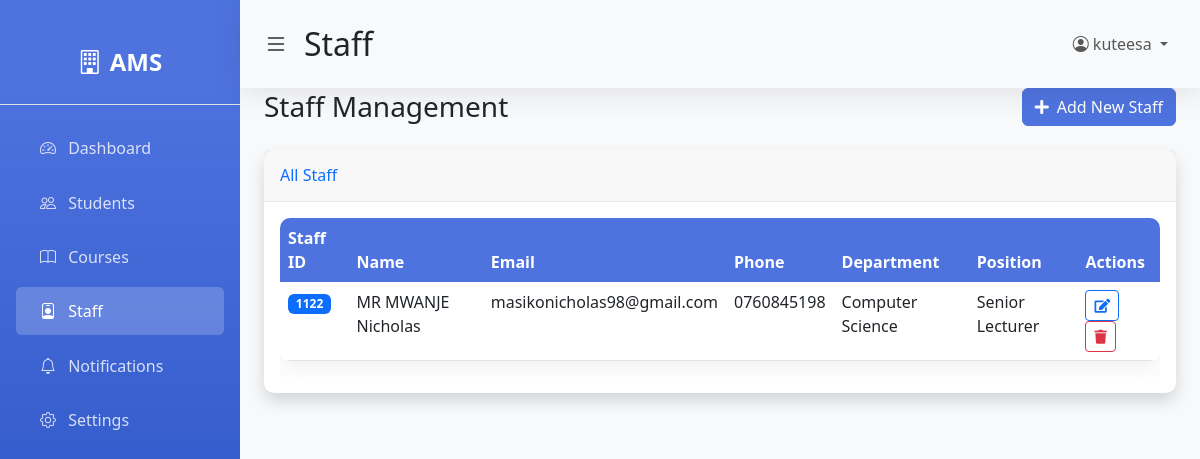
The app's page /staff.php (signed in) with its own data.
### tables this page shows
CREATE TABLE IF NOT EXISTS `staff` (
  `id` int NOT NULL AUTO_INCREMENT,
  `staff_id` varchar(20) NOT NULL,
  `user_id` int DEFAULT NULL,
  `first_name` varchar(50) NOT NULL,
  `last_name` varchar(50) NOT NULL,
  `gender` enum('Male','Female','Other') NOT NULL,
  `date_of_birth` date DEFAULT NULL,
  `email` varchar(100) DEFAULT NULL,
  `phone` varchar(20) DEFAULT NULL,
  `address` text,
  `department_id` int DEFAULT NULL,
  `position` varchar(100) DEFAULT NULL,
  `qualification` text,
  `date_joined` date DEFAULT NULL,
  `created_at` timestamp NULL DEFAULT CURRENT_TIMESTAMP,
  `updated_at` timestamp NULL DEFAULT CURRENT_TIMESTAMP ON UPDATE CURRENT_TIMESTAMP,
  PRIMARY KEY (`id`),
  UNIQUE KEY `staff_id` (`staff_id`),
  UNIQUE KEY `email` (`email`),
  KEY `user_id` (`user_id`),
  KEY `department_id` (`department_id`)
);

CREATE TABLE IF NOT EXISTS `departments` (
  `id` int NOT NULL AUTO_INCREMENT,
  `name` varchar(100) NOT NULL,
  `code` varchar(10) NOT NULL,
  `description` text,
  `created_at` timestamp NULL DEFAULT CURRENT_TIMESTAMP,
  PRIMARY KEY (`id`),
  UNIQUE KEY `code` (`code`)
);

### staff.php (the view, shortened to what this page needs)
<?php
$database = new Database();
$pdo = $database->getConnection();
$staff_stmt = $pdo->query("SELECT s.*, d.name as department_name FROM staff s LEFT JOIN departments d ON s.department_id = d.id ORDER BY s.first_name, s.last_name");
$staff_members = $staff_stmt->fetchAll();
?>
<!DOCTYPE html>
<html lang="en">
<head>
    <link href="https://cdn.jsdelivr.net/npm/bootstrap@5.3.0/dist/css/bootstrap.min.css" rel="stylesheet">
    <link rel="stylesheet" href="https://cdn.jsdelivr.net/npm/bootstrap-icons@1.10.0/font/bootstrap-icons.css">
    <link rel="stylesheet" href="https://cdnjs.cloudflare.com/ajax/libs/font-awesome/5.15.3/css/all.min.css">
    <link rel="stylesheet" href="assets/css/style.css">
</head>
<body>
    <div class="d-flex" id="wrapper">
        <div class="sidebar" id="sidebar-wrapper">
            <div class="sidebar-heading text-center py-4 fs-4 fw-bold text-uppercase border-bottom"><i class="bi bi-building me-2"></i>AMS</div>
            <div class="list-group list-group-flush my-3">
                <a href="dashboard.php" class="nav-link"><i class="bi bi-speedometer2"></i> Dashboard</a>
                <a href="students.php" class="nav-link"><i class="bi bi-people"></i> Students</a>
                <a href="courses.php" class="nav-link"><i class="bi bi-book"></i> Courses</a>
                <a href="staff.php" class="nav-link active"><i class="bi bi-person-badge"></i> Staff</a>
                <a href="notifications.php" class="nav-link"><i class="bi bi-bell"></i> Notifications</a>
                <a href="profile.php" class="nav-link"><i class="bi bi-gear"></i> Settings</a>
            </div>
        </div>
        <div id="page-content-wrapper">
            <nav class="navbar navbar-expand-lg navbar-light bg-transparent py-4 px-4">
                <div class="d-flex align-items-center">
                    <i class="bi bi-list fs-4 me-3" id="menu-toggle"></i>
                    <h2 class="fs-2 m-0">Staff</h2>
                </div>
                <div class="collapse navbar-collapse" id="navbarSupportedContent">
                    <ul class="navbar-nav ms-auto mb-2 mb-lg-0">
                        <li class="nav-item dropdown">
                            <a class="nav-link dropdown-toggle" href="#" id="navbarDropdown" role="button" data-bs-toggle="dropdown">
                                <i class="bi bi-person-circle"></i> <?php echo htmlspecialchars($_SESSION["username"]); ?>
                            </a>
                        </li>
                    </ul>
                </div>
            </nav>
            <div class="container-fluid px-4">
                <div class="d-flex justify-content-between align-items-center mb-4">
                    <h1 class="h3 mb-0">Staff Management</h1>
                    <button class="btn btn-primary" data-bs-toggle="modal" data-bs-target="#staffModal"><i class="fas fa-plus me-2"></i>Add New Staff</button>
                </div>
                <div class="card shadow mb-4">
                    <div class="card-header py-3"><h6 class="m-0 font-weight-bold text-primary">All Staff</h6></div>
                    <div class="card-body">
                        <div class="table-responsive">
                            <table class="table table-hover" id="staffTable">
                                <thead class="table-dark">
                                    <tr><th>Staff ID</th><th>Name</th><th>Email</th><th>Phone</th><th>Department</th><th>Position</th><th>Actions</th></tr>
                                </thead>
                                <tbody>
                                    <?php foreach ($staff_members as $staff): ?>
                                    <tr>
                                        <td><span class="badge bg-primary"><?php echo htmlspecialchars($staff['staff_id']); ?></span></td>
                                        <td><?php echo htmlspecialchars($staff['first_name'] . ' ' . $staff['last_name']); ?></td>
                                        <td><?php echo htmlspecialchars($staff['email']); ?></td>
                                        <td><?php echo htmlspecialchars($staff['phone'] ?? 'N/A'); ?></td>
                                        <td><?php echo htmlspecialchars($staff['department_name'] ?? 'N/A'); ?></td>
                                        <td><?php echo htmlspecialchars($staff['position']); ?></td>
                                        <td>
                                            <button class="btn btn-sm btn-outline-primary edit-btn me-1" data-id="<?php echo $staff['id']; ?>" data-bs-toggle="modal" data-bs-target="#staffModal"><i class="fas fa-edit"></i></button>
                                            <button class="btn btn-sm btn-outline-danger delete-btn" data-id="<?php echo $staff['id']; ?>" data-name="<?php echo htmlspecialchars($staff['first_name'] . ' ' . $staff['last_name']); ?>"><i class="fas fa-trash"></i></button>
                                        </td>
                                    </tr>
                                    <?php endforeach; ?>
                                </tbody>
                            </table>
                        </div>
                    </div>
                </div>
            </div>
        </div>
    </div>
</body>
</html>

### assets/css/style.css (style rules this page uses)
body { font-family: 'Segoe UI', Tahoma, Geneva, Verdana, sans-serif; background-color: #f8f9fa; }
.card { border: none; border-radius: 10px; box-shadow: 0 0.15rem 1.75rem 0 rgba(58, 59, 69, 0.15); transition: transform 0.3s ease, box-shadow 0.3s ease; }
.card-header { font-weight: 600; border-bottom: 1px solid rgba(0, 0, 0, 0.05); }
.navbar { box-shadow: 0 0.15rem 1.75rem 0 rgba(58, 59, 69, 0.15); }
.btn-primary { background-color: #4e73df; border-color: #4e73df; }
.table { background-color: #fff; border-radius: 10px; overflow: hidden; box-shadow: 0 0.15rem 1.75rem 0 rgba(58, 59, 69, 0.1); }
.table thead th { background-color: #4e73df; color: #fff; border: none; font-weight: 600; }
.sidebar { min-height: calc(100vh - 56px); background: #4e73df; background: linear-gradient(180deg, #4e73df 10%, #224abe 100%); color: #fff; padding: 20px 0; }
.sidebar .nav-link { color: rgba(255, 255, 255, 0.8); padding: 0.75rem 1.5rem; margin: 0.2rem 1rem; border-radius: 0.35rem; transition: all 0.3s; }
.sidebar .nav-link.active { color: #fff; background-color: rgba(255, 255, 255, 0.2); }
.sidebar .nav-link i { margin-right: 0.5rem; }
#wrapper { overflow-x: hidden; }
#sidebar-wrapper { min-height: 100vh; margin-left: -15rem; transition: margin 0.25s ease-out; }
#sidebar-wrapper .sidebar-heading { padding: 0.875rem 1.25rem; font-size: 1.2rem; }
#sidebar-wrapper .list-group { width: 15rem; }
#page-content-wrapper { min-width: 100vw; }
#menu-toggle { cursor: pointer; }
@media (min-width: 768px) { #sidebar-wrapper { margin-left: 0; } }
@media (min-width: 768px) { #page-content-wrapper { min-width: 0; width: 100%; } }

### records on screen
staff: staff "1122", first_name+last_name "MR MWANJE Nicholas", email "masikonicholas98@gmail.com", phone "0760845198", department.name "Computer Science", position "Senior Lecturer"

### other values on screen
$_SESSION["username"] "kuteesa"
